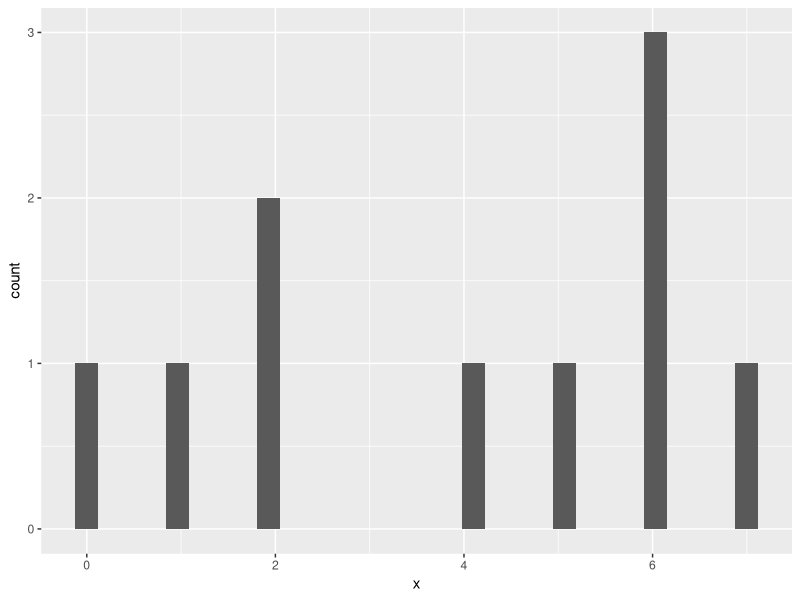
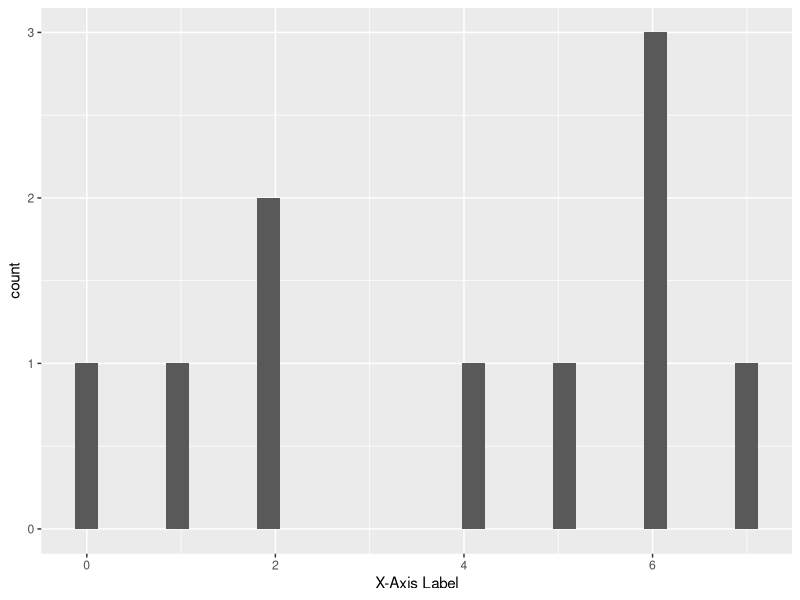

Reproduce these figures in R, in order.
# import
library(ggplot2)
library(dplyr)

# here is a simple data set that contains three missing values
x <- c(2, 6, NA, 5, 2, 1, NA, 6, 6, 7, NA, 4, 0)

# -----------------------------------------------------

# write a function called 'display_data()' that takes a numeric
#   data vector as input, and produces a histogram of that data
display_data <- function(x){
  # x: a numeric data vector that may contain missing values
  #   coded as 'NA'
  # returns a histogram of the provided 'x' data
  
  # convert input data to dataframe for use with ggplot
  df <- data.frame(x = x)
  
  # create and return a histogram of the data
  return(
    ggplot(data = df, aes(x = x)) +
      geom_histogram()
  )
}

display_data(x)

# -----------------------------------------------------

# modify your function so that you also pass through a label
#   'x_lab' for the x-axis. set "my data" by default
display_data <- function(x, x_lab = "my_data"){
  # x: a numeric data vector that may contain missing values
  #   coded as 'NA'
  # x_lab: a string which is used as the x-axis label
  # returns a histogram of the provided 'x' data
  
  # convert input data to data frame for use with ggplot
  df <- data.frame(x = x)
  
  # create and return a histogram of the data
  return(
    ggplot(data = df, aes(x = x)) +
      geom_histogram() +
      labs(x = x_lab)
  )
}

display_data(x, "X-Axis Label")

# -----------------------------------------------------

# write a function, 'summarize_data' that uses dplyr to compute
#   and return the sample minimum, mean, standard deviation,
#   and maximum of the provided data, as well as the number of
#   missing values
summarise_data <- function(x, na.rm = TRUE){
  # x: a numeric data vector that may contain missing values
  #   coded as 'NA'
  # na.rm: a boolean value that dictates whether or not missing
  #   values are included in calculations
  # the function returns a data frame containing the minimum,
  #   mean, standard deviation, and maximum of the input data
  #   as well as the number of missing values
  
  # convert input data to a data frame
  df <- data.frame(x = x)
  
  # return a summary of the data
  return(
    summarise(df,
              min = min(x, na.rm = na.rm),
              avg = mean(x, na.rm = na.rm),
              std = sd(x, na.rm = na.rm),
              max = max(x, na.rm = na.rm),
              NAs = sum(is.na(x)))
  )
}

summarise_data(x)
summarise_data(x, FALSE)

# -----------------------------------------------------

# modify the function so that it also returns the sample size
#   and the standard error
summarise_data <- function(x, na.rm = TRUE){
  # input:
  #   x: (numeric) data vector that may contain missing values
  #   na.rm: (bool) include missing values in calculations
  # returns:
  #   data frame containing a statistical summary of data 'x'
  
  # convert input data to a data frame
  df <- data.frame(x = x)
  
  # return a summary of the data
  return(
    summarise(df,
              min = min(x, na.rm = na.rm),
              avg = mean(x, na.rm = na.rm),
              std = sd(x, na.rm = na.rm),
              max = max(x, na.rm = na.rm),
              NAs = sum(is.na(x)),
              ste = sd(x, na.rm = na.rm) / sqrt(sum(!is.na(x))),
              size = sum(!is.na(x)))
  )
}

summarise_data(x)
summarise_data(x, FALSE)




